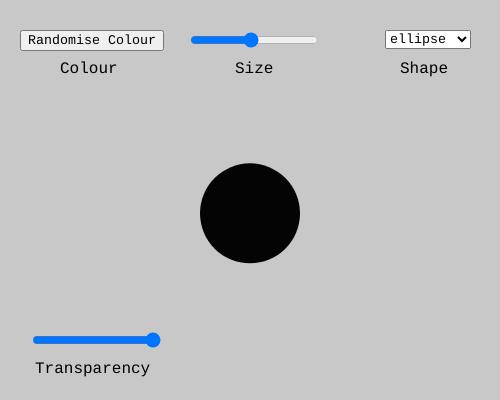
Frame 1 (no input)
Frame 60 (no input): identical to frame 1, image omitted
Frame 120 (the mouse pressed at the canvas centre since frame 60): identical to frame 1, image omitted

The p5.js sketch that drew this single still picture (run headless with seeded random() and noise() and a simulated clock; from frame 60 on, the mouse is pressed at the canvas centre):

// p5.js sketch
// ── sketch.js
let colorBtn, sizeSlider, shapeSelect;
let shapeColor;
let trpSlider;

function setup() {
  createCanvas(500, 400);
  noStroke();

  
  
  // starting color
  shapeColor = color(0);

  // Button: change color
  createP("Colour").position(width/5*0.5, 50).style("margin", "10px 0 0 10px").style("font-family","Courier New");
  colorBtn = createButton("Randomise Colour").style("font-family","Courier New");
  colorBtn.position(width/5*0.2, 30);
  colorBtn.mousePressed(randomShapeColor);
  
  function randomShapeColor() {
    shapeColor = color(random(255), random(255), random(255), random(255));
  }

  // Slider: controls size
  createP("Size").position(width/5*2.25, 50).style("margin", "10px 0 0 10px").style("font-family","Courier New");
  sizeSlider = createSlider(10, 200, 100, 1);
  sizeSlider.position(width/2*0.75, 30);

  // Dropdown: choose shape
  createP("Shape").position(width/5*3.9,50).style("margin", "10px 0 0 10px").style("font-family","Courier New");
  shapeSelect = createSelect().style("font-family","Courier New");
  shapeSelect.position(width/5*3.85, 30);
  shapeSelect.option("ellipse");
  shapeSelect.option("rect");
  shapeSelect.option("triangle");
  
  //transparency
    createP("Transparency").position(width/5*0.25, 350).style("margin", "10px 0 0 10px").style("font-family","Courier New");
  trpSlider = createSlider(10, 250, 250, 1);
  trpSlider.position(width/5*0.3, 330);
}

function draw() {
  background(200);

  push();
  translate(width/2, height/3*1.6);
  let s = sizeSlider.value();
    let t = trpSlider.value();
    shapeColor.setAlpha(t);
  fill(shapeColor);

  // draw chosen shape
  let choice = shapeSelect.value();
  if (choice === "ellipse") {
    ellipse(0, 0, s, s);
  } else if (choice === "rect") {
    rectMode(CENTER);
    rect(0, 0, s, s);
  } else if (choice === "triangle") {
    triangle(-s * 0.6, s * 0.5, 0, -s * 0.6, s * 0.6, s * 0.5);
  }
  pop();
}
